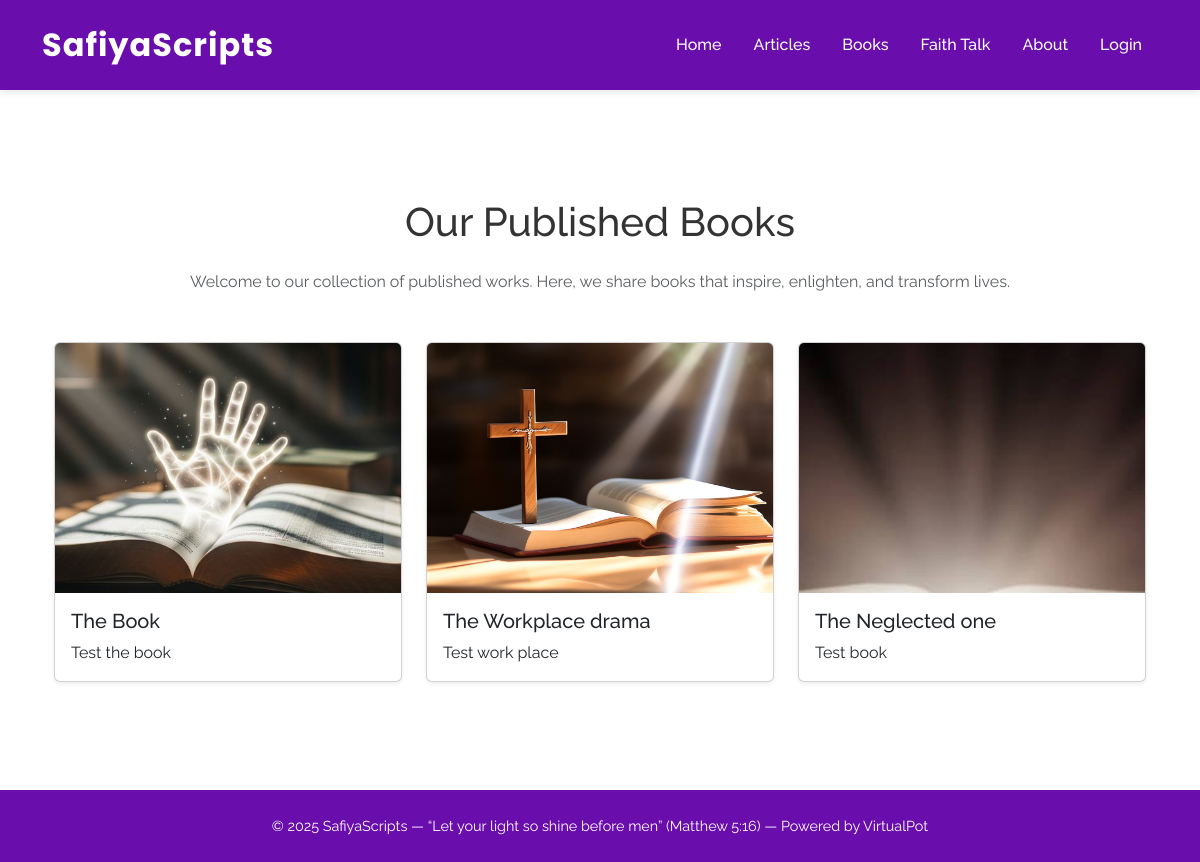
The page /books/ on the database as committed earlier.
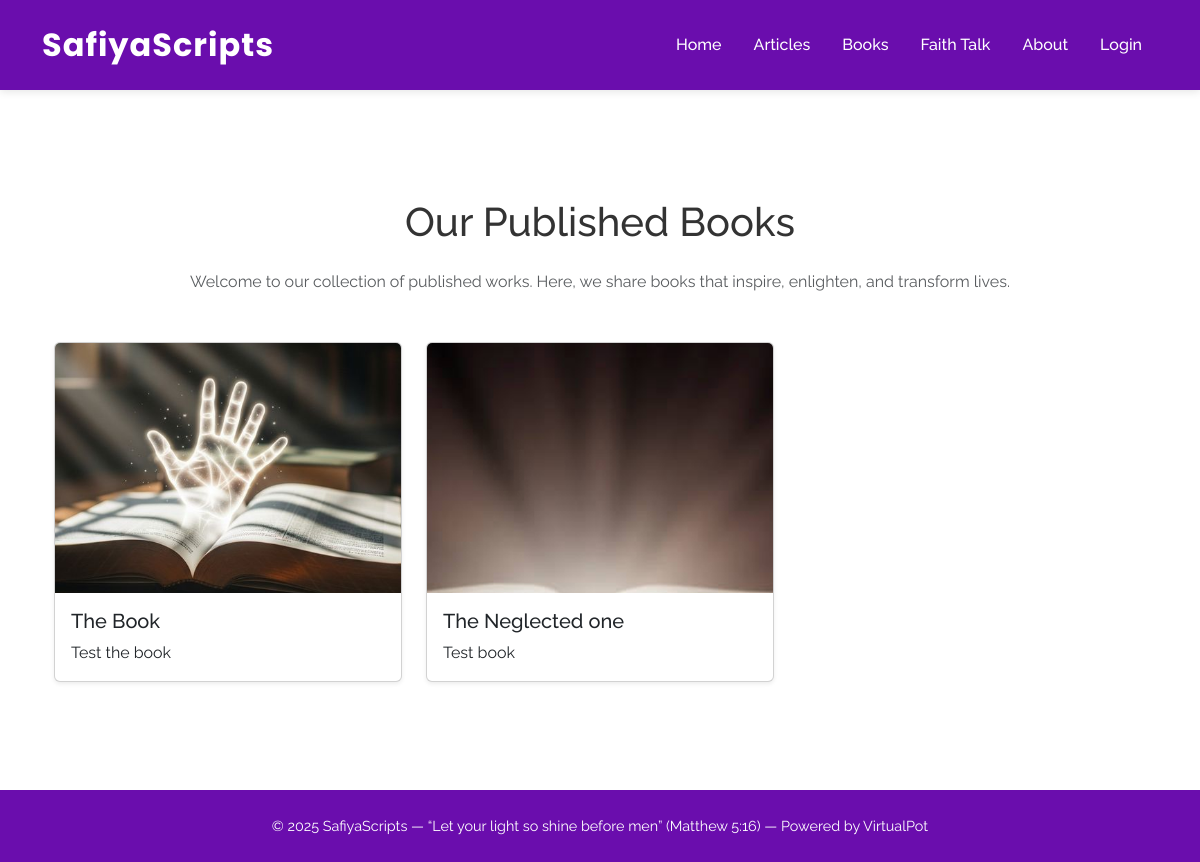
The same page on the database as committed later.
### books/models.py (models this page shows, shortened)
class Book(models.Model):
    title = models.CharField(max_length=200)
    description = models.TextField()
    cover_image = models.ImageField(upload_to='book_covers/')
    published_at = models.DateTimeField(auto_now_add=True)

### books/views.py (the view)
def book_list(request):
    books = Book.objects.all().order_by('-published_at')
    return render(request, 'books/book_list.html', {'books': books})

### templates/books/book_list.html (shortened to what this page needs)
{% extends 'base.html' %}
{% load static %}
{% block content %}
<div class="container py-5">
  <h1 class="text-center mb-4">Our Published Books</h1>
  <p class="text-center text-muted mb-5">
    Welcome to our collection of published works. Here, we share books that inspire, enlighten, and transform lives.
  </p>
  <div class="row g-4">
    {% for book in books %}
      <div class="col-md-4">
        <div class="card shadow-sm h-100">
          {% if book.cover_image %}
            <img src="{{ book.cover_image.url }}" class="card-img-top" alt="{{ book.title }}" style="height: 250px; object-fit: cover;">
          {% endif %}
          <div class="card-body">
            <h5 class="card-title">{{ book.title }}</h5>
            <p class="card-text">{{ book.description|truncatewords:25 }}</p>
          </div>
        </div>
      </div>
    {% empty %}
      <p class="text-center">No books published yet.</p>
    {% endfor %}
  </div>
</div>
{% endblock %}

Rows that differ between the two databases and show on the page:
removed Book: cover_image (picture), title "The Workplace drama", description "Test work place"
